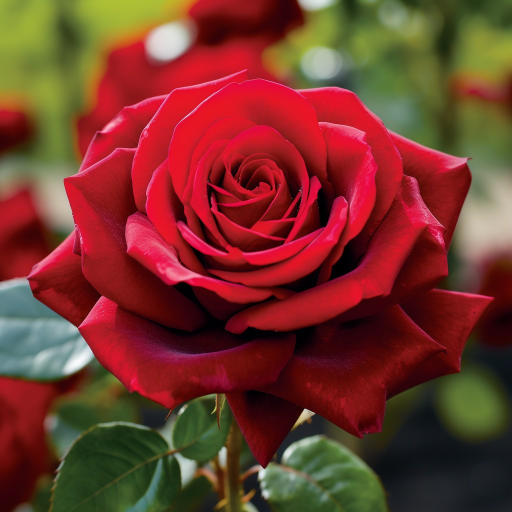
#> input picture Lab-Class_Work/Lab2/rose.jpg, 1024 x 1024 px (shown at 1/2 size)
$ jupyter execute 'Decrease_spatial _resulation.ipynb'
#> lines starting #> are read from the running program, lines starting #| are printed output that depends on the picture
[cell 1]
import cv2
import numpy as np
import matplotlib.pyplot as plt
import matplotlib.image as mpimg

[cell 2]
#load the image
# Read image using Matplotlib
image_bgr = cv2.imread('rose.jpg')
#> image_bgr is the input picture: shape (1024, 1024, 3); mean B, G, R 42.6, 54.5, 116.7
image_rgb = cv2.cvtColor(image_bgr, cv2.COLOR_BGR2RGB)

# Display the image
plt.imshow(image_rgb)
plt.axis('off')  # Hide axes
plt.show()

[cell 3]
image_rgb.shape
#> Out = (1024, 1024, 3)

[cell 4]
# Resize the image
original_image = cv2.resize(image_rgb, (512, 512))
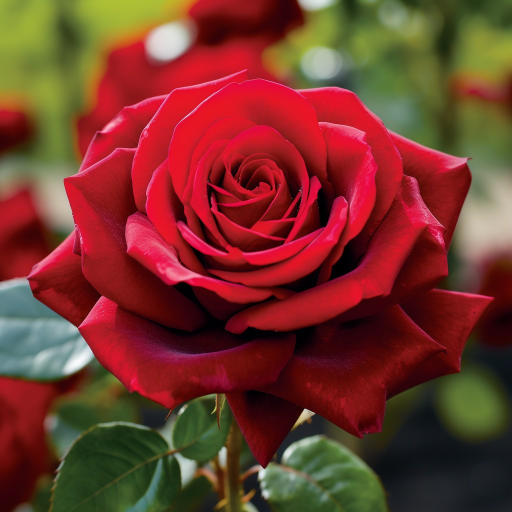
#> original_image: shape (512, 512, 3); mean R, G, B 116.9, 54.7, 42.7

# Display the resized image
plt.imshow(original_image)
plt.axis('off')  # Hide axis
plt.show()
print(original_image.shape)
#| (512, 512, 3)

[cell 5]
#convert the image into gray scale
gray_image = cv2.cvtColor(original_image, cv2.COLOR_BGR2GRAY)
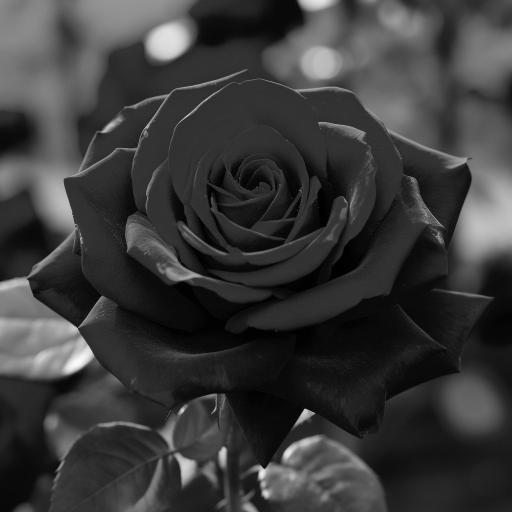
#> gray_image: shape (512, 512); min 0, max 250, mean 58.2
plt.imshow(gray_image,cmap='gray')

[cell 6]
gray_image.shape
#> Out = (512, 512)

[cell 7]
#decrease the spatial resulation
def decrease_spatial_resulation(image):
    height,width = image.shape
    # Calculate new dimensions (half the original size)
    new_width = width // 2
    new_height = height // 2

   # Resize the image to half its original resolution
    resized_image = cv2.resize(image, (new_width, new_height))

    return resized_image

[cell 8]
plt.figure(figsize = (13, 13))
decreased_image = np.copy(gray_image)
for k in range (1,7):
    plt.subplot(2, 3, k)
    plt.imshow(decreased_image, cmap = 'gray')
    height, width = decreased_image.shape
    plt.title(f"{height}x{width}")
    decreased_image = decrease_spatial_resulation(decreased_image)
#> this loop made 6 passes
#> pass 2, in decrease_spatial_resulation (call 2), `resized_image = cv2.resize(image, (new_width, new_height))`:
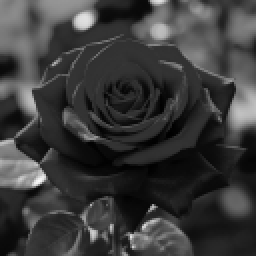
#> resized_image: shape (128, 128) (shown 2 times larger); min 0, max 249, mean 58.4
#> pass 3, in decrease_spatial_resulation (call 3), `resized_image = cv2.resize(image, (new_width, new_height))`:
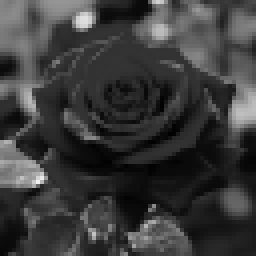
#> resized_image: shape (64, 64) (shown 4 times larger); min 0, max 241, mean 58.6

plt.show()
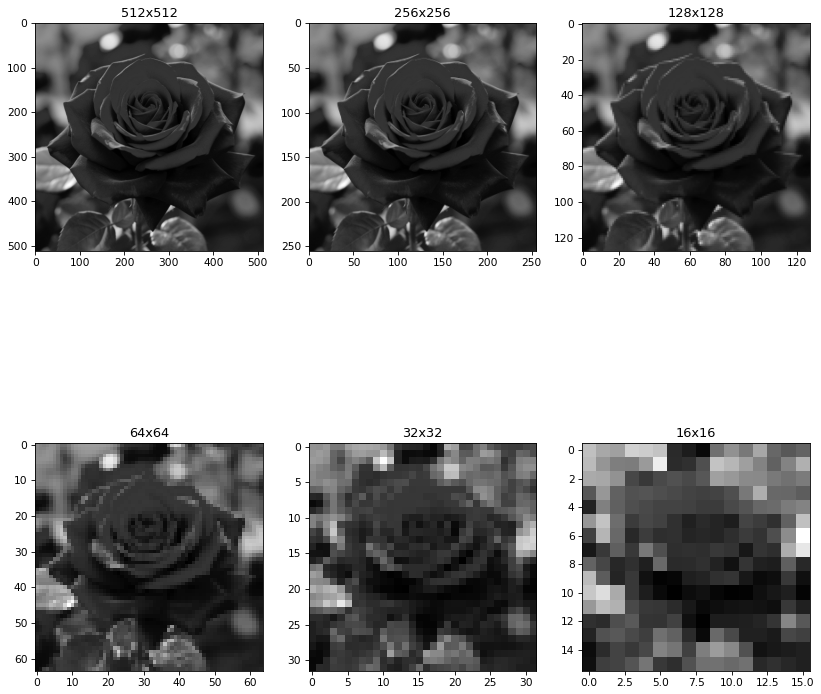
#> figure drawn by matplotlib, 6 panels
